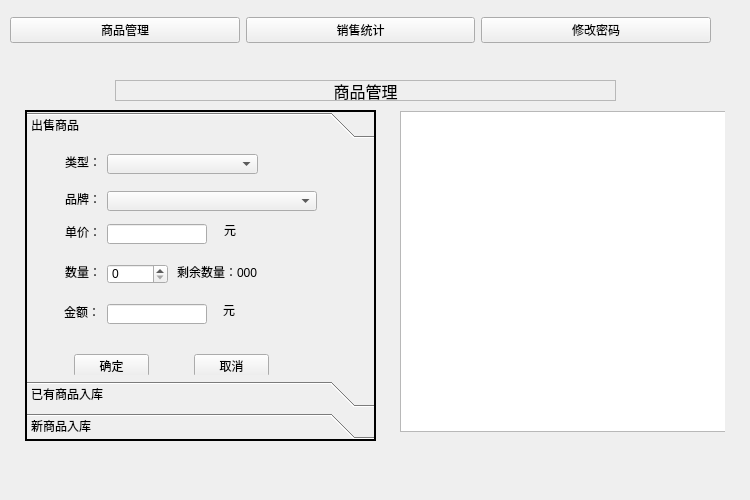
<?xml version="1.0" encoding="UTF-8"?>
<ui version="4.0">
 <class>mainWidget</class>
 <widget class="QWidget" name="mainWidget">
  <property name="geometry">
   <rect>
    <x>0</x>
    <y>0</y>
    <width>750</width>
    <height>500</height>
   </rect>
  </property>
  <property name="windowTitle">
   <string>数据管理系统</string>
  </property>
  <widget class="QWidget" name="horizontalLayoutWidget">
   <property name="geometry">
    <rect>
     <x>10</x>
     <y>0</y>
     <width>701</width>
     <height>61</height>
    </rect>
   </property>
   <layout class="QHBoxLayout" name="horizontalLayout">
    <item>
     <widget class="QPushButton" name="manageBtn">
      <property name="text">
       <string>商品管理</string>
      </property>
     </widget>
    </item>
    <item>
     <widget class="QPushButton" name="chartBtn">
      <property name="text">
       <string>销售统计</string>
      </property>
     </widget>
    </item>
    <item>
     <widget class="QPushButton" name="passwdBtn">
      <property name="text">
       <string>修改密码</string>
      </property>
     </widget>
    </item>
   </layout>
  </widget>
  <widget class="QStackedWidget" name="stackedWidget">
   <property name="geometry">
    <rect>
     <x>25</x>
     <y>70</y>
     <width>700</width>
     <height>410</height>
    </rect>
   </property>
   <property name="currentIndex">
    <number>0</number>
   </property>
   <widget class="QWidget" name="managePage">
    <widget class="QLabel" name="label">
     <property name="geometry">
      <rect>
       <x>90</x>
       <y>10</y>
       <width>501</width>
       <height>21</height>
      </rect>
     </property>
     <property name="font">
      <font>
       <family>Agency FB</family>
       <pointsize>12</pointsize>
      </font>
     </property>
     <property name="frameShape">
      <enum>QFrame::StyledPanel</enum>
     </property>
     <property name="text">
      <string>商品管理</string>
     </property>
     <property name="alignment">
      <set>Qt::AlignCenter</set>
     </property>
    </widget>
    <widget class="QToolBox" name="toolBox">
     <property name="geometry">
      <rect>
       <x>0</x>
       <y>40</y>
       <width>351</width>
       <height>331</height>
      </rect>
     </property>
     <property name="frameShape">
      <enum>QFrame::WinPanel</enum>
     </property>
     <property name="currentIndex">
      <number>0</number>
     </property>
     <widget class="QWidget" name="page">
      <property name="geometry">
       <rect>
        <x>0</x>
        <y>0</y>
        <width>347</width>
        <height>237</height>
       </rect>
      </property>
      <attribute name="label">
       <string>出售商品</string>
      </attribute>
      <widget class="QSpinBox" name="sellNumSpinBox">
       <property name="geometry">
        <rect>
         <x>80</x>
         <y>120</y>
         <width>61</width>
         <height>20</height>
        </rect>
       </property>
      </widget>
      <widget class="QPushButton" name="sellCancelBtn">
       <property name="geometry">
        <rect>
         <x>167</x>
         <y>210</y>
         <width>75</width>
         <height>23</height>
        </rect>
       </property>
       <property name="text">
        <string>取消</string>
       </property>
      </widget>
      <widget class="QLabel" name="label_2">
       <property name="geometry">
        <rect>
         <x>38</x>
         <y>10</y>
         <width>36</width>
         <height>16</height>
        </rect>
       </property>
       <property name="text">
        <string>类型：</string>
       </property>
      </widget>
      <widget class="QLabel" name="label_5">
       <property name="geometry">
        <rect>
         <x>38</x>
         <y>47</y>
         <width>36</width>
         <height>16</height>
        </rect>
       </property>
       <property name="text">
        <string>品牌：</string>
       </property>
      </widget>
      <widget class="QLabel" name="label_20">
       <property name="geometry">
        <rect>
         <x>37</x>
         <y>160</y>
         <width>36</width>
         <height>16</height>
        </rect>
       </property>
       <property name="text">
        <string>金额：</string>
       </property>
      </widget>
      <widget class="QLabel" name="label_10">
       <property name="geometry">
        <rect>
         <x>38</x>
         <y>80</y>
         <width>36</width>
         <height>16</height>
        </rect>
       </property>
       <property name="text">
        <string>单价：</string>
       </property>
      </widget>
      <widget class="QLabel" name="label_11">
       <property name="geometry">
        <rect>
         <x>38</x>
         <y>120</y>
         <width>36</width>
         <height>16</height>
        </rect>
       </property>
       <property name="text">
        <string>数量：</string>
       </property>
      </widget>
      <widget class="QLineEdit" name="sellSumLineEdit">
       <property name="geometry">
        <rect>
         <x>80</x>
         <y>160</y>
         <width>100</width>
         <height>20</height>
        </rect>
       </property>
      </widget>
      <widget class="QPushButton" name="sellOkBtn">
       <property name="geometry">
        <rect>
         <x>47</x>
         <y>210</y>
         <width>75</width>
         <height>23</height>
        </rect>
       </property>
       <property name="text">
        <string>确定</string>
       </property>
      </widget>
      <widget class="QLabel" name="label_12">
       <property name="geometry">
        <rect>
         <x>197</x>
         <y>80</y>
         <width>54</width>
         <height>12</height>
        </rect>
       </property>
       <property name="text">
        <string>元</string>
       </property>
      </widget>
      <widget class="QComboBox" name="sellBrandComboBox">
       <property name="geometry">
        <rect>
         <x>80</x>
         <y>47</y>
         <width>210</width>
         <height>20</height>
        </rect>
       </property>
      </widget>
      <widget class="QLineEdit" name="sellPriceLineEdit">
       <property name="geometry">
        <rect>
         <x>80</x>
         <y>80</y>
         <width>100</width>
         <height>20</height>
        </rect>
       </property>
      </widget>
      <widget class="QLabel" name="label_19">
       <property name="geometry">
        <rect>
         <x>196</x>
         <y>160</y>
         <width>54</width>
         <height>12</height>
        </rect>
       </property>
       <property name="text">
        <string>元</string>
       </property>
      </widget>
      <widget class="QComboBox" name="sellTypeComboBox">
       <property name="geometry">
        <rect>
         <x>80</x>
         <y>10</y>
         <width>151</width>
         <height>20</height>
        </rect>
       </property>
      </widget>
      <widget class="QLabel" name="sellLastNumLabel">
       <property name="geometry">
        <rect>
         <x>150</x>
         <y>120</y>
         <width>111</width>
         <height>16</height>
        </rect>
       </property>
       <property name="text">
        <string>剩余数量：000</string>
       </property>
      </widget>
     </widget>
     <widget class="QWidget" name="page_4">
      <property name="geometry">
       <rect>
        <x>0</x>
        <y>0</y>
        <width>347</width>
        <height>237</height>
       </rect>
      </property>
      <attribute name="label">
       <string>已有商品入库</string>
      </attribute>
     </widget>
     <widget class="QWidget" name="page_3">
      <property name="geometry">
       <rect>
        <x>0</x>
        <y>0</y>
        <width>347</width>
        <height>237</height>
       </rect>
      </property>
      <attribute name="label">
       <string>新商品入库</string>
      </attribute>
     </widget>
    </widget>
    <widget class="QListWidget" name="daliyList">
     <property name="geometry">
      <rect>
       <x>375</x>
       <y>41</y>
       <width>331</width>
       <height>321</height>
      </rect>
     </property>
    </widget>
   </widget>
   <widget class="QWidget" name="page_2"/>
  </widget>
 </widget>
 <resources/>
 <connections/>
</ui>
